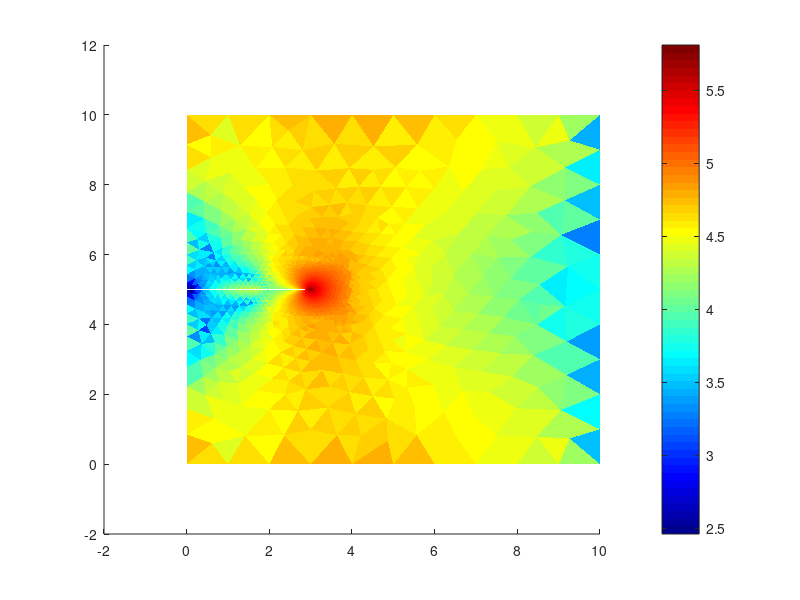

Write MATLAB code to recreate this figure. (Note: this script raises an error after producing the figure.)
%% Using n-CST mesh
clear;

nodes = load("nodes.dat");
nodes = nodes(:,2:3);

elements = load("elements.dat");
elements = elements(:,6:8);

E = 10^11;
nu = .1;
h = 0.1;

% Composite parameters
E_c = 10^11;
nu_c = -0.99;
bhl = 1; % bounding box half length around crack tip for composite material application

% Constitutive matrix
C = (E/(1-nu^2)) * [1 nu 0; nu 1 0; 0 0 (1-nu)/2];
C_comp = (E_c/(1-nu_c^2)) * [1 nu_c 0; nu_c 1 0; 0 0 (1-nu_c)/2];

% Calculate area, B-matrix, K-matrix (element-wise)
for i = 1:length(elements)
    x1 = nodes(elements(i,1),1);
    y1 = nodes(elements(i,1),2);
    x2 = nodes(elements(i,2),1);
    y2 = nodes(elements(i,2),2);
    x3 = nodes(elements(i,3),1);
    y3 = nodes(elements(i,3),2);

    A_{i} = 0.5 * det([1 x1 y1; 1 x2 y2; 1 x3 y3]);

    B_{i} = (1/(2*A_{i})) * [y2-y3 0 y3-y1 0 y1-y2 0; 0 x3-x2 0 x1-x3 0 x2-x1; x3-x2 y2-y3 x1-x3 y3-y1 x2-x1 y1-y2];

    if all([x1,x2,x3] <= 3+bhl) && all([x1,x2,x3] >= 3-bhl) && all([y1,y2,y3] <= 5+bhl) && all([y1,y2,y3] >= 5-bhl) % If within composite "box" around crack tip
        Ke_{i} = h*A_{i}*B_{i}.'*C_comp*B_{i}; 
    else
        Ke_{i} = h*A_{i}*B_{i}.'*C*B_{i};
    end
end

K_global = zeros(2*length(nodes),2*length(nodes));

% Assemble global K-matrix
for i = 1:length(elements)
    
    ids = [2*elements(i,1) - 1; 2*elements(i,1); 2*elements(i,2) - 1; 2*elements(i,2); 2*elements(i,3) - 1; 2*elements(i,3)];

    

    for j = 1:length(Ke_{i}(:,1)) % Rows
       
        for k = 1:length(Ke_{i}(1,:)) % Columns



            K_global(ids(j),ids(k)) = Ke_{i}(j,k) + K_global(ids(j),ids(k));

        end

    end

end

% Assemble F_ext and enforce boundary conditions
% F_ext = zeros(2*length(nodes),1);
% 
% F = 0.5;
% K_global_enforced = K_global;
% 
% for i = 1:length(nodes)
% 
%     if nodes(i,2) == 10 % If y is at top, apply stress
%         F_ext(2*i) = -F; % Apply to y-dir
%     end
% 
%     if nodes(i,2) == 0 % If y is at bottom, apply stress
%         F_ext(2*i) = F; % Apply to y-dir
%     end
% 
%     if nodes(i,1) == 10 % If x-coordinate is along the right boundary (fix)
%         K_global_enforced(2*i-1,:) = 0;
%         K_global_enforced(2*i-1,2*i-1) = 1;
%         K_global_enforced(2*i,:) = 0;
%         K_global_enforced(2*i,2*i) = 1;
%     end
% end

num_nodes = length(nodes);
nelements = length(elements);
dim = num_nodes * 2;
F = 30000;
H = 10;
W = 10;

top_right_node_num = 0;
bot_right_node_num = 0;
top_dof_forced = [];
bot_dof_forced = [];
for i = 1:num_nodes
    if (nodes(i, 2) == H && nodes(i, 1) == W)
        top_right_node_num = i;
    elseif (nodes(i, 2) == 0 && nodes(i, 1) == W)
        bot_right_node_num = i;
    end

    if (nodes(i, 2) == H)
        top_dof_forced = cat(2, top_dof_forced, [i*2-1, i*2]);
    elseif (nodes(i, 2) == 0)
        bot_dof_forced = cat(2, bot_dof_forced, [i*2-1, i*2]);
    end
end

dof_reactive = [top_right_node_num*2-1, bot_right_node_num*2-1, bot_right_node_num*2];

dof_active = zeros(dim-length(dof_reactive), 1);

activeIndex = 1;
for i = 1:dim
    index = find(dof_reactive==i);
    if isempty(index)
        dof_active(activeIndex) = i;
        activeIndex = activeIndex + 1;
    end
end


top_F_per_node = F/(length(top_dof_forced)/2);
bot_F_per_node = -F/(length(bot_dof_forced)/2);

F = zeros(dim, 1);
for i = 1:dim
    index = find(top_dof_forced==i);
    if ~isempty(index) && (-1)^index == 1
        F(i, 1) = top_F_per_node;
    end

    index2 = find(bot_dof_forced==i);
    if ~isempty(index2) && (-1)^index2 == 1
        F(i, 1) = bot_F_per_node;
    end
end

% Enforcing Boundary Conditions in K_global, F

BCs = zeros(dim, 1); % All zeros due to no set displacements

K_global_enforced = K_global;
F_ext = F;

K_global_enforced(top_right_node_num*2-1, :) = zeros(1, dim);
K_global_enforced(top_right_node_num*2-1, top_right_node_num*2-1) = 1;
F_ext(top_right_node_num*2-1, 1) = BCs(i, 1);

K_global_enforced(top_right_node_num*2, :) = zeros(1, dim);
K_global_enforced(top_right_node_num*2, top_right_node_num*2) = 1;
F_ext(top_right_node_num*2, 1) = BCs(i, 1);

K_global_enforced(bot_right_node_num*2-1, :) = zeros(1, dim);
K_global_enforced(bot_right_node_num*2-1, bot_right_node_num*2-1) = 1;
F_ext(bot_right_node_num*2-1, 1) = BCs(bot_right_node_num*2-1, 1);

K_global_enforced(bot_right_node_num*2, :) = zeros(1, dim);
K_global_enforced(bot_right_node_num*2, bot_right_node_num*2) = 1;
F_ext(bot_right_node_num*2, 1) = BCs(bot_right_node_num*2, 1);



% Find displacement
d = K_global_enforced\F_ext;

% Find stresses
% sigma_vm = zeros(length(elements),1);
% for i = 1:length(elements)
%     node1 = elements(i,1);
%     node2 = elements(i,2);
%     node3 = elements(i,3);
%     d_i = [nodes(node1, 1) nodes(node1, 2) nodes(node2, 1) nodes(node2, 2) nodes(node3, 1) nodes(node3, 2)]';
% 
%     sigma = C*B_{i}*d_i;
% 
%     sigma_vm(i) = sqrt(sigma(1)^2 - sigma(1)*sigma(2) + sigma(2)^2 + 3*sigma(3)^2);
% end

sigma_vm = zeros(nelements ,1);
sigmas = zeros(nelements,3);
for i = 1:nelements
    node1 = elements(i,1);
    node2 = elements(i,2);
    node3 = elements(i,3);
    % node_pos = cat(1, nodes(node1, :), nodes(node2, :), nodes(node3, :));

    d1 = [d(node1*2-1), d(node1*2)];
    d2 = [d(node2*2-1), d(node2*2)];
    d3 = [d(node3*2-1), d(node3*2)];
    d_i = cat(2, d1, d2, d3);
    d_i = reshape(d_i, [6, 1]);
    
    if all([node1(1),node2(1),node3(1)] <= 3+bhl) && all([node1(1),node2(1),node3(1)] >= 3-bhl) && all([node1(2),node2(2),node3(2)] <= 5+bhl) && all([node1(2),node2(2),node3(2)] >= 5-bhl) % If within composite "box" around crack tip
        sigma = C_comp*B_{i}*d_i;
    else
        sigma = C*B_{i}*d_i;
    end

    

    sigmas(i,:) = sigma;
    sigma_vm(i) = sqrt(sigma(1)^2 - sigma(1)*sigma(2) + sigma(2)^2 + (3/4)*sigma(3)^2);
end

% Displaced nodes
nodes_displaced = nodes + reshape(d, 2, [])';

% Plot triangles

% Apply scaling to von Mises stresses so coloration is more apparent
sigma_vm_log = log10(sigma_vm);

patch('Faces',elements,'Vertices',nodes_displaced,'FaceVertexCData', sigma_vm_log,'FaceColor','flat','EdgeColor','none', 'ButtonDownFcn', @(src, event) showStress(src, event, sigmas));
colormap('jet');

% Find tick marks
ticks_real = logspace(log10(min(sigma_vm)), log10(max(sigma_vm)), 10);
ticks_log = log10(ticks_real);

colorbar('Ticks', ticks_log, 'TickLabels', ticks_real);

% Display stress on hover
function showStress(src, event, sigmas)

    pt = event.IntersectionPoint(1:2);
    faces = src.Faces;
    verts = src.Vertices;

    for i = 1:size(faces,1)
        tri_idx = faces(i,:);
        tri = verts(tri_idx, 1:2);  % 2D vertices

        if inpolygon(pt(1), pt(2), tri(:,1), tri(:,2))
            % fea
            sigmas(i,:)

            % analytical - hard coded values for formula (!)
            K = 30000 * sqrt(pi * 3) * (1.122 - 0.231 * (3/10) + 10.55 * (3/10)^2 - 21.71 * (3/10)^3 + 30.382 * (3/10)^4);
            r = sqrt((pt(1)-3)^2 + (pt(2)-5)^2);
            theta = atan((pt(2)-5)/(pt(1)-3));
            xx = (K/sqrt(2*pi*r)) * cos(theta/2) * (1 - sin(theta/2) * sin(3*theta/2));
            yy = (K/sqrt(2*pi*r)) * cos(theta/2) * (1 + sin(theta/2) * sin(3*theta/2));
            xy = (K/sqrt(2*pi*r)) * cos(theta/2) * sin(theta/2) * cos(3*theta/2);

            % uncomment out as desired
            disp("analytic");
            [xx, yy, 2*xy]
            r
            theta

            return;
        end
    end
end


% plot(nodes(:,1),nodes(:,2),'.');
% max(d)